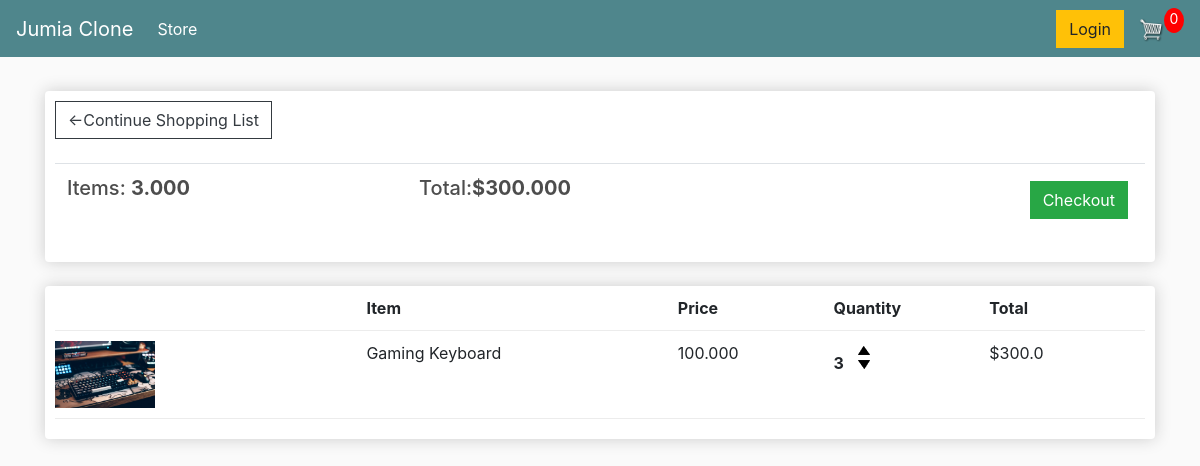
The app's page /cart/ (signed in) with its own data.
### store/models.py (models this page shows, shortened)
class Order(models.Model):
    customer = models.ForeignKey(Customer, on_delete=models.SET_NULL, blank=True, null=True)
    date_ordered = models.DateTimeField(auto_now_add=True)
    completed = models.BooleanField(blank=False, null=True)
    transaction_id = models.CharField(max_length=255, null=True)
    @property
    def get_cart_total(self):
        orderitems = self.orderitem_set.all()
        total = sum([item.get_total for item in orderitems])
        return total
    @property
    def get_cart_items(self):
        orderitems = self.orderitem_set.all()
        total = sum([item.quantity for item in orderitems])
        return total

class OrderItem(models.Model):
    product = models.ForeignKey(Product, on_delete=models.SET_NULL, null=True)
    order = models.ForeignKey(Order, on_delete=models.SET_NULL, null=True)
    quantity = models.IntegerField(default=0, null=True, blank=True)
    date_created = models.DateTimeField(auto_now_add=True)
    @property
    def get_total(self):
        total = self.product.price * self.quantity
        return total

class Product(models.Model):
    name = models.CharField(max_length=200)
    price = models.FloatField()
    digital = models.BooleanField(default=False, null=True, blank=True)
    image = models.ImageField(null=True, blank=True)
    @property
    def imageURL(self):
        try:
            url = self.image.url
        except:
            url = ''
        return url

### store/views.py (the view)
# urls.py: path('cart/', views.cart, name="cart"),
def cart(request):
    if request.user.is_authenticated:
        customer = request.user.customer
        order, created = Order.objects.get_or_create(customer=customer, completed=False)
        items = order.orderitem_set.all()
    else:
        items = []
        order = {'get_cart_total': 0, 'get_cart_items':0}
    context = {'items': items, 'order': order}
    return render(request, 'store/cart.html', context)

### store/templates/store/cart.html (shortened to what this page needs)
{% extends "store/main.html" %}
{% load static %}
{% block content %}
<div class="row">
    <div class="col-lg-12">
        <div class="box-element">
            <a class = "btn btn-outline-dark" href="{% url 'store' %}" >&#x2190;Continue Shopping List</a>
        <br>
            <br>
            <table class="table">
                <tr>
                    <th><h5>Items: <strong>{{order.get_cart_items|floatformat:3}}</strong></h5></th>
                    <th><h5>Total:<strong>${{order.get_cart_total|floatformat:3}}</strong></h5></th>
                    <th>
                        <a style= "float: right; margin: 5px" class="btn btn-success" href="{% url 'checkout' %}">Checkout</a>
                    </th>
            </table>
        </div>
        <br>
        <div class="box-element">
	<div class="cart-row">
					<div style="flex:2"></div>
					<div style="flex:2"><strong>Item</strong></div>
					<div style="flex:1"><strong>Price</strong></div>
					<div style="flex:1"><strong>Quantity</strong></div>
					<div style="flex:1"><strong>Total</strong></div>
				</div>
                {% for item in items %}
				<div class="cart-row">
					<div style="flex:2"><img class="row-image" src="{{item.product.imageURL}}"></div>
					<div style="flex:2"><p>{{item.product.name}}</p></div>
					<div style="flex:1"><p>{{item.product.price|floatformat:3}}</p></div>
					<div style="flex:1">
						<p class="quantity">{{item.quantity}}</p>
						<div class="quantity">
							<img class="chg-quantity" src="{% static  'images/arrow-up.png' %}">
							<img class="chg-quantity" src="{% static  'images/arrow-down.png' %}">
						</div>
					</div>
					<div style="flex:1"><p>${{item.get_total}}</p></div>
				</div>
        </div>
		{% endfor %}
    </div>
</div>
{% endblock %}

### static/css/main.css (style rules this page uses)
body { background-color: hsl(0, 0%, 98%); }
h1,h2,h3,h4,h5,h6 { color:hsl(0, 0%, 30%); }
.box-element { box-shadow:hsl(0, 0%, 80%) 0 0 16px; background-color: #fff; border-radius: 4px; padding: 10px; }
.col-lg-4, .col-lg-6, .col-lg-8, .col-lg-12 { margin-top: 10px; }
.btn { border-radius: 0; }
.row-image { width: 100px; }
.cart-row { display: flex; align-items: flex-stretch; padding-bottom: 10px; margin-bottom: 10px; border-bottom: 1px solid #ececec; }
.quantity { display: inline-block; font-weight: 700; padding-right:10px; }
.chg-quantity { width: 12px; cursor: pointer; display: block; margin-top: 5px; transition:.1s; }

### records on screen
Order: get_cart_items "3.000", get_cart_total "300.000"
OrderItem: product.imageURL (picture), product.name "Gaming Keyboard", product.price "100.000", quantity "3", get_total "300.0"
